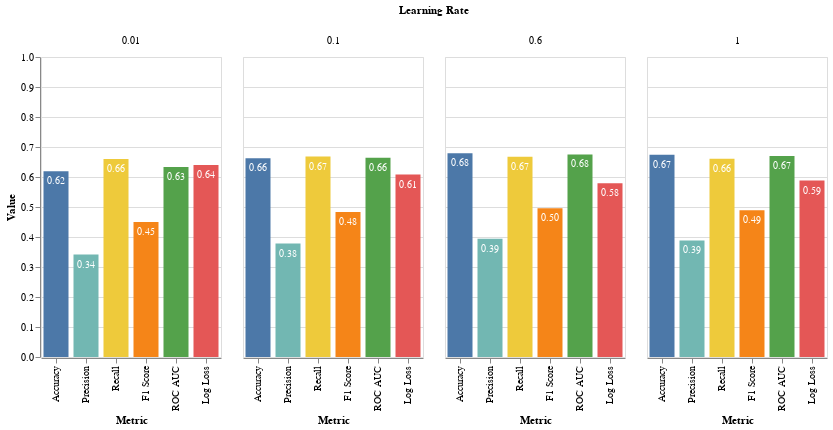

Source (notebook cell):
### Code cell
chart = build_sensitivity_analysis_visualization(learning_rate_df, parameter="Learning Rate")

chart.save(f"visualizations/learning_rate_sensitivity_metrics.png")

chart

### Figure 1 — Vega-Lite specification as saved in the notebook (floating-point values rounded to 4 significant figures)
{"config": {"view": {"continuousWidth": 300, "continuousHeight": 300}}, "data": {"name": "data-038dfb163320799231a415b19fc9e198"}, "facet": {"column": {"field": "Learning Rate", "sort": [0.01, 0.1, 0.6, 1.0], "type": "nominal"}}, "spec": {"layer": [{"mark": {"type": "bar", "width": 25}, "encoding": {"color": {"field": "metric", "legend": null, "type": "nominal"}, "tooltip": [{"field": "Learning Rate", "type": "quantitative"}, {"field": "metric", "type": "nominal"}, {"field": "value", "type": "quantitative"}], "x": {"axis": {"title": "Metric"}, "field": "metric", "sort": ["Accuracy", "Precision", "Recall", "F1 Score", "ROC AUC", "Log Loss", "Learning Rate"], "type": "nominal"}, "y": {"axis": {"title": "Value"}, "field": "value", "scale": {"domain": [0, 1]}, "type": "quantitative"}}}, {"mark": {"type": "text", "align": "center", "color": "white", "dy": 10, "size": 10}, "encoding": {"text": {"field": "value", "format": ".2f", "type": "quantitative"}, "x": {"axis": {"title": "Metric"}, "field": "metric", "sort": ["Accuracy", "Precision", "Recall", "F1 Score", "ROC AUC", "Log Loss", "Learning Rate"], "type": "nominal"}, "y": {"axis": {"title": "Value"}, "field": "value", "scale": {"domain": [0, 1]}, "type": "quantitative"}}}], "width": 180}, "$schema": "https://vega.github.io/schema/vega-lite/v5.15.1.json", "datasets": {"data-038dfb163320799231a415b19fc9e198": [{"Learning Rate": 0.01, "metric": "Accuracy", "value": 0.6191}, {"Learning Rate": 0.1, "metric": "Accuracy", "value": 0.6625}, {"Learning Rate": 0.6, "metric": "Accuracy", "value": 0.6791}, {"Learning Rate": 1.0, "metric": "Accuracy", "value": 0.6744}, {"Learning Rate": 0.01, "metric": "Precision", "value": 0.3413}, {"Learning Rate": 0.1, "metric": "Precision", "value": 0.3783}, {"Learning Rate": 0.6, "metric": "Precision", "value": 0.3939}, {"Learning Rate": 1.0, "metric": "Precision", "value": 0.3884}, {"Learning Rate": 0.01, "metric": "Recall", "value": 0.6601}, {"Learning Rate": 0.1, "metric": "Recall", "value": 0.6682}, {"Learning Rate": 0.6, "metric": "Recall", "value": 0.6677}, {"Learning Rate": 1.0, "metric": "Recall", "value": 0.6609}, {"Learning Rate": 0.01, "metric": "F1 Score", "value": 0.4499}, {"Learning Rate": 0.1, "metric": "F1 Score", "value": 0.4831}, {"Learning Rate": 0.6, "metric": "F1 Score", "value": 0.4955}, {"Learning Rate": 1.0, "metric": "F1 Score", "value": 0.4893}, {"Learning Rate": 0.01, "metric": "ROC AUC", "value": 0.6333}, {"Learning Rate": 0.1, "metric": "ROC AUC", "value": 0.6645}, {"Learning Rate": 0.6, "metric": "ROC AUC", "value": 0.6752}, {"Learning Rate": 1.0, "metric": "ROC AUC", "value": 0.6697}, {"Learning Rate": 0.01, "metric": "Log Loss", "value": 0.64}, {"Learning Rate": 0.1, "metric": "Log Loss", "value": 0.608}, {"Learning Rate": 0.6, "metric": "Log Loss", "value": 0.5793}, {"Learning Rate": 1.0, "metric": "Log Loss", "value": 0.5882}]}}
